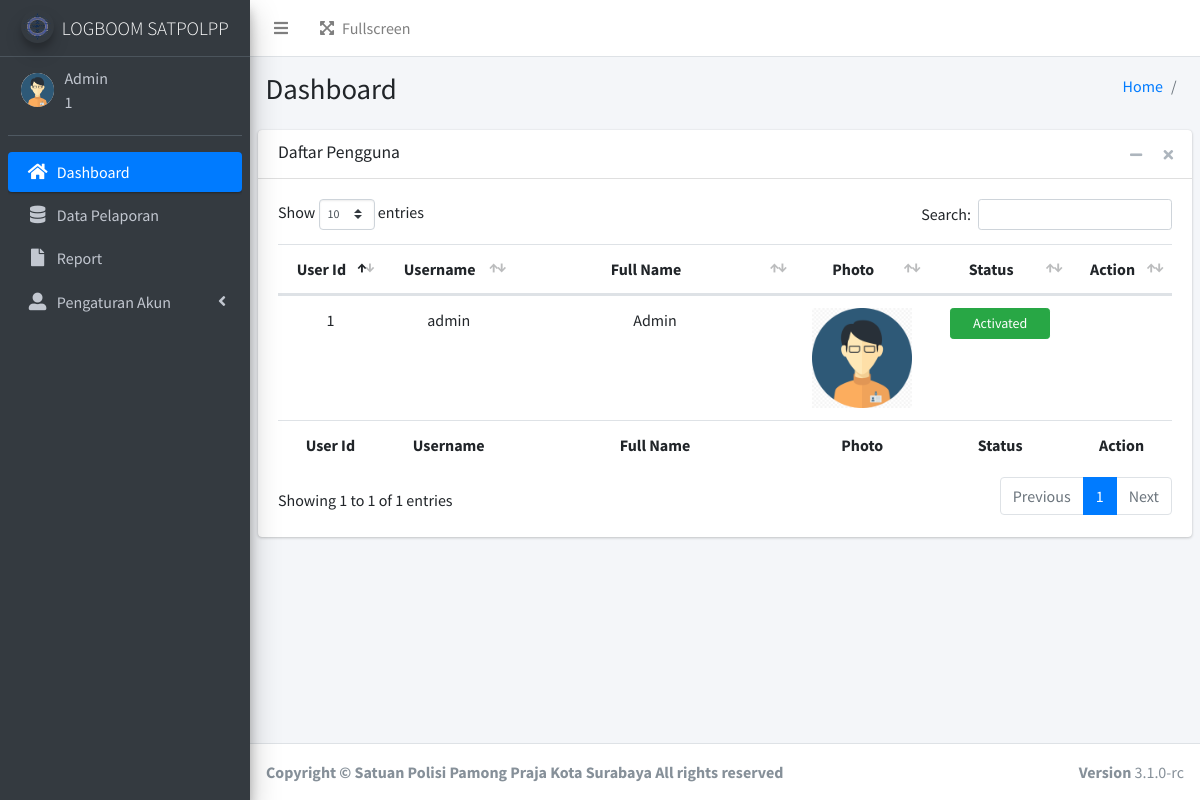
The page /admin/index.php (signed in) on the database its author committed.
### tables this page shows
CREATE TABLE `user` (
  `user_id` varchar(16) NOT NULL,
  `username` varchar(20) NOT NULL,
  `password` varchar(255) NOT NULL,
  `name` varchar(30) NOT NULL,
  `img` varchar(255) NOT NULL,
  `status` tinyint(4) NOT NULL
);

### function.php (called while the page is built, shortened)
<?php
$db_host = "localhost";
$db_user = "root";
$db_pass = "";
$db_name = "logboom";
$conn = mysqli_connect($db_host,$db_user,$db_pass,$db_name);
function query($query) {
    global $conn;
    $result = mysqli_query($conn, $query);
    $rows = [];
    while ($row = mysqli_fetch_assoc($result)) {
        $rows[] = $row;
    }
    return $rows;
}
?>

### admin/index.php (the view, shortened to what this page needs)
<?php
include "templates/header.php";
include "templates/sidebar-home.php";
?>
  <div class="content-wrapper">
    <section class="content-header">
      <div class="container-fluid">
        <div class="row mb-2">
          <div class="col-sm-6">
            <h1>Dashboard</h1>
          </div>
          <div class="col-sm-6">
            <ol class="breadcrumb float-sm-right">
              <li class="breadcrumb-item"><a href="index.php">Home</a></li>
              <li class="breadcrumb-item active"></li>
            </ol>
          </div>
        </div>
      </div>
    </section>
    <section class="content">
      <div class="card">
        <div class="card-header">
          <h3 class="card-title">Daftar Pengguna</h3>
          <div class="card-tools">
            <button type="button" class="btn btn-tool" data-card-widget="collapse" title="Collapse">
              <i class="fas fa-minus"></i>
            </button>
            <button type="button" class="btn btn-tool" data-card-widget="remove" title="Remove">
              <i class="fas fa-times"></i>
            </button>
          </div>
        </div>
        <div class="card-body">
          <div class="table-responsive">
            <table class="table table-hover" id="table_user" width="100%">
              <thead align="center">
                <th>User Id</th>
                <th>Username</th>
                <th width="240">Full Name</th>
                <th>Photo</th>
                <th width="100">Status</th>
                <th>Action</th>
              </thead>
              <tbody>
                <?php
                $data = query("SELECT * FROM user");
                foreach ($data as $d) :
                ?>
                  <tr align="center">
                    <td><?php echo $d['user_id']; ?></td>
                    <td><?php echo $d['username']; ?></td>
                    <td><?php echo $d['name']; ?></td>
                    <td><img src="../assets/img/profile/<?= $d['img']; ?>" alt="user image" width="100" height="100"></td>
                    <?php
                    if ($d['status'] == 1) { ?>
                      <td><a href="#" class="btn btn-sm btn-success" style="width: 100px;">Activated</a></td>
                    <?php } else { ?>
                      <td><a href="#" class="btn btn-sm btn-danger" style="width: 100px;">Disactivated</a></td>
                    <?php } ?>
                    <td>
                    </td>
                  </tr>
                <?php
                endforeach;
                ?>
              </tbody>
              <tfoot align="center">
                <th>User Id</th>
                <th>Username</th>
                <th width="240">Full Name</th>
                <th>Photo</th>
                <th width="100">Status</th>
                <th>Action</th>
              </tfoot>
            </table>
          </div>
        </div>
      </div>
    </section>
  </div>
<?php
include "templates/footer.php";
?>

### admin/templates/header.php (shortened to what this page needs)
<?php
include '../function.php';
?>
<!DOCTYPE html>
<html lang="en">
<head>
  <link rel="stylesheet" href="../assets/plugins/fontawesome-free/css/all.min.css">
  <link rel="stylesheet" href="../assets/plugins/datatables-bs4/css/dataTables.bootstrap4.min.css">
  <link rel="stylesheet" href="../assets/plugins/datatables-buttons/css/buttons.bootstrap4.min.css">
  <link rel="stylesheet" href="../assets/plugins/datatables-responsive/css/responsive.bootstrap4.min.css">
  <link rel="stylesheet" href="../assets/dist/css/adminlte.min.css">
  <link rel="stylesheet" href="../assets/plugins/jquery-ui/jquery-ui.min.css">
</head>
<body class="hold-transition sidebar-mini">
<div class="wrapper">
  <nav class="main-header navbar navbar-expand navbar-white navbar-light">
    <ul class="navbar-nav">
      <li class="nav-item">
        <a class="nav-link" data-widget="pushmenu" href="#" role="button"><i class="fas fa-bars"></i></a>
      </li>
    <ul class="navbar-nav ml-auto">
      <li class="nav-item">
        <a class="nav-link" data-widget="fullscreen" href="#" role="button">
          <i class="fas fa-expand-arrows-alt mr-2"></i>Fullscreen
        </a>
      </li>
    </ul>
  </nav>
    <aside class="main-sidebar sidebar-dark-primary elevation-4">
    <a href="index.php" class="brand-link">
      <img src="../assets/dist/img/LOGBOOM.png" alt="LOGBOOM" class="brand-image img-circle elevation-3" style="opacity: .8">
      <span class="brand-text font-weight-light" style="font-size: 19px;">LOGBOOM SATPOLPP</span>
    </a>
    <div class="sidebar">
      <div class="user-panel mt-3 pb-3 mb-3 d-flex">
        <div class="image">
          <?php
          $id = $_SESSION["login"]["user_id"];
          $data = query("SELECT * FROM user WHERE user_id = '$id'")[0];
          ?>
          <img src="../assets/img/profile/<?= $data['img'];?> " class="img-circle" alt="User Image">
        </div>
        <div class="info">
          <a class="d-block" style="cursor: default; margin-top:-12px;"><?php echo  $_SESSION["login"]["name"] ?></a>
          <a class="d-block" style="cursor: default;"><?php echo  $_SESSION["login"]["user_id"] ?></a>
        </div>
      </div>

### rows shown on the page
user: img (picture), user_id "1", username "admin", name "Admin", status "Activated"

### other values the page prints
$_SESSION["login"]["name"] "Admin"
$_SESSION["login"]["user_id"] "1"
